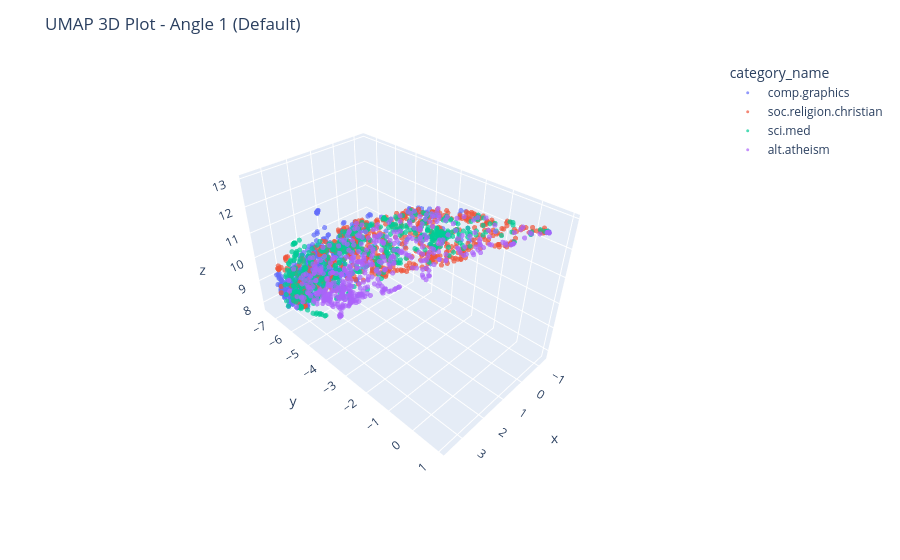
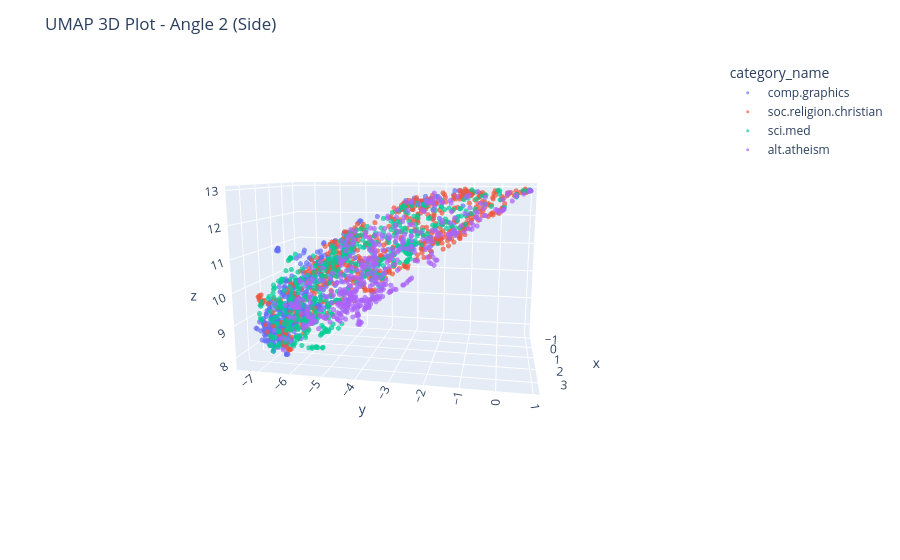
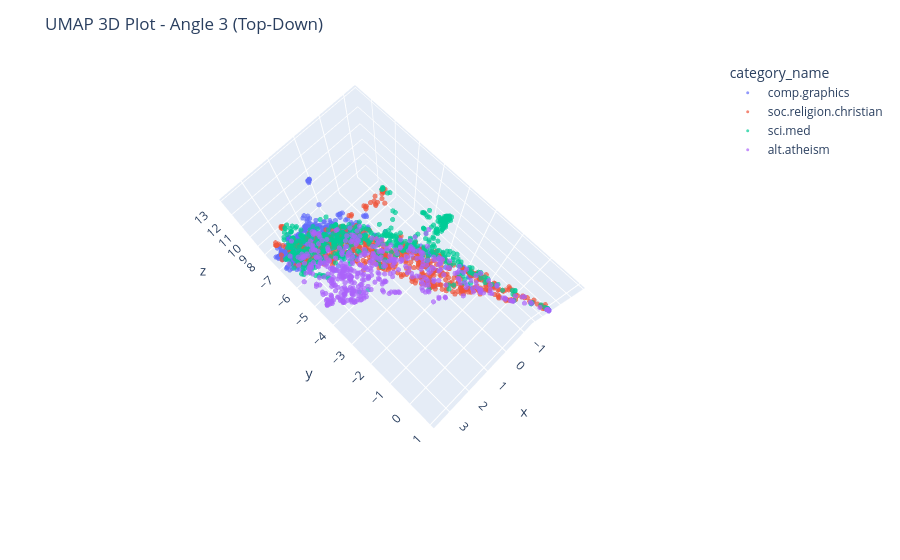

The notebook cell saved with these charts, in order:
### Code cell
# Exercise 18: Dimensionality Reduction to 3D and Visualization

import umap
import plotly.express as px
import pandas as pd

# This code assumes 'X_counts' (sparse matrix) and 'X' (main DataFrame) exist from previous steps.
if 'X_counts' not in locals() or 'X' not in locals():
    print("Error: 'X_counts' or 'X' not found. Please run previous steps first.")
else:
    print("Running UMAP (n_components=3)...")
    reducer_3d = umap.UMAP(n_components=3, random_state=42)
    embedding_3d = reducer_3d.fit_transform(X_counts)

    print("Plotting 3D results from UMAP...")
    plot_df_3d = pd.DataFrame(embedding_3d, columns=['x', 'y', 'z'])
    # Reset index of X to align with the new plot_df_3d
    X_reset = X.reset_index(drop=True)
    plot_df_3d['category_name'] = X_reset['category_name']
    plot_df_3d['text_preview'] = X_reset['text'].str[:100] + '...'

    # Define the base figure
    fig_3d = px.scatter_3d(
        plot_df_3d,
        x='x', y='y', z='z',
        color='category_name',
        hover_data={'text_preview': True, 'x': False, 'y': False, 'z': False}
    )
    fig_3d.update_traces(marker=dict(size=3, opacity=0.7))

    # Define camera angles
    camera_1 = dict(eye=dict(x=1.5, y=1.5, z=1.5)) # Default
    camera_2 = dict(eye=dict(x=2.5, y=0.5, z=0.5)) # Side
    camera_3 = dict(eye=dict(x=0.5, y=0.5, z=2.5)) # Top-down

    # Show plots
    print("--- Angle 1 (Default View) ---")
    fig_3d.update_layout(title='UMAP 3D Plot - Angle 1 (Default)', scene_camera=camera_1)
    fig_3d.show()

    print("--- Angle 2 (Side View) ---")
    fig_3d.update_layout(title='UMAP 3D Plot - Angle 2 (Side)', scene_camera=camera_2)
    fig_3d.show()

    print("--- Angle 3 (Top-Down View) ---")
    fig_3d.update_layout(title='UMAP 3D Plot - Angle 3 (Top-Down)', scene_camera=camera_3)
    fig_3d.show()

### Figure 1 — Plotly figure (JSON) as saved in the notebook; plotly's stock layout.template omitted (floating-point values rounded to 4 significant figures; data arrays with more than 128 entries replaced by an {"elided": "..."} marker saying what was removed)
{"data": [{"customdata": {"elided": "584x1 str values"}, "hovertemplate": "category_name=comp.graphics<br>text_preview=%{customdata[0]}<extra></extra>", "legendgroup": "comp.graphics", "marker": {"color": "#636efa", "opacity": 0.7, "size": 3, "symbol": "circle"}, "mode": "markers", "name": "comp.graphics", "scene": "scene", "showlegend": true, "type": "scatter3d", "x": {"elided": "584 float values"}, "y": {"elided": "584 float values"}, "z": {"elided": "584 float values"}}, {"customdata": {"elided": "599x1 str values"}, "hovertemplate": "category_name=soc.religion.christian<br>text_preview=%{customdata[0]}<extra></extra>", "legendgroup": "soc.religion.christian", "marker": {"color": "#EF553B", "opacity": 0.7, "size": 3, "symbol": "circle"}, "mode": "markers", "name": "soc.religion.christian", "scene": "scene", "showlegend": true, "type": "scatter3d", "x": {"elided": "599 float values"}, "y": {"elided": "599 float values"}, "z": {"elided": "599 float values"}}, {"customdata": {"elided": "594x1 str values"}, "hovertemplate": "category_name=sci.med<br>text_preview=%{customdata[0]}<extra></extra>", "legendgroup": "sci.med", "marker": {"color": "#00cc96", "opacity": 0.7, "size": 3, "symbol": "circle"}, "mode": "markers", "name": "sci.med", "scene": "scene", "showlegend": true, "type": "scatter3d", "x": {"elided": "594 float values"}, "y": {"elided": "594 float values"}, "z": {"elided": "594 float values"}}, {"customdata": {"elided": "480x1 str values"}, "hovertemplate": "category_name=alt.atheism<br>text_preview=%{customdata[0]}<extra></extra>", "legendgroup": "alt.atheism", "marker": {"color": "#ab63fa", "opacity": 0.7, "size": 3, "symbol": "circle"}, "mode": "markers", "name": "alt.atheism", "scene": "scene", "showlegend": true, "type": "scatter3d", "x": {"elided": "480 float values"}, "y": {"elided": "480 float values"}, "z": {"elided": "480 float values"}}], "layout": {"legend": {"title": {"text": "category_name"}, "tracegroupgap": 0}, "margin": {"t": 60}, "scene": {"camera": {"eye": {"x": 1.5, "y": 1.5, "z": 1.5}}, "domain": {"x": [0, 1], "y": [0, 1]}, "xaxis": {"title": {"text": "x"}}, "yaxis": {"title": {"text": "y"}}, "zaxis": {"title": {"text": "z"}}}, "title": {"text": "UMAP 3D Plot - Angle 1 (Default)"}}}

### Figure 2 — Plotly figure (JSON) as saved in the notebook; plotly's stock layout.template omitted (floating-point values rounded to 4 significant figures; data arrays with more than 128 entries replaced by an {"elided": "..."} marker saying what was removed)
{"data": [{"customdata": {"elided": "584x1 str values"}, "hovertemplate": "category_name=comp.graphics<br>text_preview=%{customdata[0]}<extra></extra>", "legendgroup": "comp.graphics", "marker": {"color": "#636efa", "opacity": 0.7, "size": 3, "symbol": "circle"}, "mode": "markers", "name": "comp.graphics", "scene": "scene", "showlegend": true, "type": "scatter3d", "x": {"elided": "584 float values"}, "y": {"elided": "584 float values"}, "z": {"elided": "584 float values"}}, {"customdata": {"elided": "599x1 str values"}, "hovertemplate": "category_name=soc.religion.christian<br>text_preview=%{customdata[0]}<extra></extra>", "legendgroup": "soc.religion.christian", "marker": {"color": "#EF553B", "opacity": 0.7, "size": 3, "symbol": "circle"}, "mode": "markers", "name": "soc.religion.christian", "scene": "scene", "showlegend": true, "type": "scatter3d", "x": {"elided": "599 float values"}, "y": {"elided": "599 float values"}, "z": {"elided": "599 float values"}}, {"customdata": {"elided": "594x1 str values"}, "hovertemplate": "category_name=sci.med<br>text_preview=%{customdata[0]}<extra></extra>", "legendgroup": "sci.med", "marker": {"color": "#00cc96", "opacity": 0.7, "size": 3, "symbol": "circle"}, "mode": "markers", "name": "sci.med", "scene": "scene", "showlegend": true, "type": "scatter3d", "x": {"elided": "594 float values"}, "y": {"elided": "594 float values"}, "z": {"elided": "594 float values"}}, {"customdata": {"elided": "480x1 str values"}, "hovertemplate": "category_name=alt.atheism<br>text_preview=%{customdata[0]}<extra></extra>", "legendgroup": "alt.atheism", "marker": {"color": "#ab63fa", "opacity": 0.7, "size": 3, "symbol": "circle"}, "mode": "markers", "name": "alt.atheism", "scene": "scene", "showlegend": true, "type": "scatter3d", "x": {"elided": "480 float values"}, "y": {"elided": "480 float values"}, "z": {"elided": "480 float values"}}], "layout": {"legend": {"title": {"text": "category_name"}, "tracegroupgap": 0}, "margin": {"t": 60}, "scene": {"camera": {"eye": {"x": 2.5, "y": 0.5, "z": 0.5}}, "domain": {"x": [0, 1], "y": [0, 1]}, "xaxis": {"title": {"text": "x"}}, "yaxis": {"title": {"text": "y"}}, "zaxis": {"title": {"text": "z"}}}, "title": {"text": "UMAP 3D Plot - Angle 2 (Side)"}}}

### Figure 3 — Plotly figure (JSON) as saved in the notebook; plotly's stock layout.template omitted (floating-point values rounded to 4 significant figures; data arrays with more than 128 entries replaced by an {"elided": "..."} marker saying what was removed)
{"data": [{"customdata": {"elided": "584x1 str values"}, "hovertemplate": "category_name=comp.graphics<br>text_preview=%{customdata[0]}<extra></extra>", "legendgroup": "comp.graphics", "marker": {"color": "#636efa", "opacity": 0.7, "size": 3, "symbol": "circle"}, "mode": "markers", "name": "comp.graphics", "scene": "scene", "showlegend": true, "type": "scatter3d", "x": {"elided": "584 float values"}, "y": {"elided": "584 float values"}, "z": {"elided": "584 float values"}}, {"customdata": {"elided": "599x1 str values"}, "hovertemplate": "category_name=soc.religion.christian<br>text_preview=%{customdata[0]}<extra></extra>", "legendgroup": "soc.religion.christian", "marker": {"color": "#EF553B", "opacity": 0.7, "size": 3, "symbol": "circle"}, "mode": "markers", "name": "soc.religion.christian", "scene": "scene", "showlegend": true, "type": "scatter3d", "x": {"elided": "599 float values"}, "y": {"elided": "599 float values"}, "z": {"elided": "599 float values"}}, {"customdata": {"elided": "594x1 str values"}, "hovertemplate": "category_name=sci.med<br>text_preview=%{customdata[0]}<extra></extra>", "legendgroup": "sci.med", "marker": {"color": "#00cc96", "opacity": 0.7, "size": 3, "symbol": "circle"}, "mode": "markers", "name": "sci.med", "scene": "scene", "showlegend": true, "type": "scatter3d", "x": {"elided": "594 float values"}, "y": {"elided": "594 float values"}, "z": {"elided": "594 float values"}}, {"customdata": {"elided": "480x1 str values"}, "hovertemplate": "category_name=alt.atheism<br>text_preview=%{customdata[0]}<extra></extra>", "legendgroup": "alt.atheism", "marker": {"color": "#ab63fa", "opacity": 0.7, "size": 3, "symbol": "circle"}, "mode": "markers", "name": "alt.atheism", "scene": "scene", "showlegend": true, "type": "scatter3d", "x": {"elided": "480 float values"}, "y": {"elided": "480 float values"}, "z": {"elided": "480 float values"}}], "layout": {"legend": {"title": {"text": "category_name"}, "tracegroupgap": 0}, "margin": {"t": 60}, "scene": {"camera": {"eye": {"x": 0.5, "y": 0.5, "z": 2.5}}, "domain": {"x": [0, 1], "y": [0, 1]}, "xaxis": {"title": {"text": "x"}}, "yaxis": {"title": {"text": "y"}}, "zaxis": {"title": {"text": "z"}}}, "title": {"text": "UMAP 3D Plot - Angle 3 (Top-Down)"}}}
